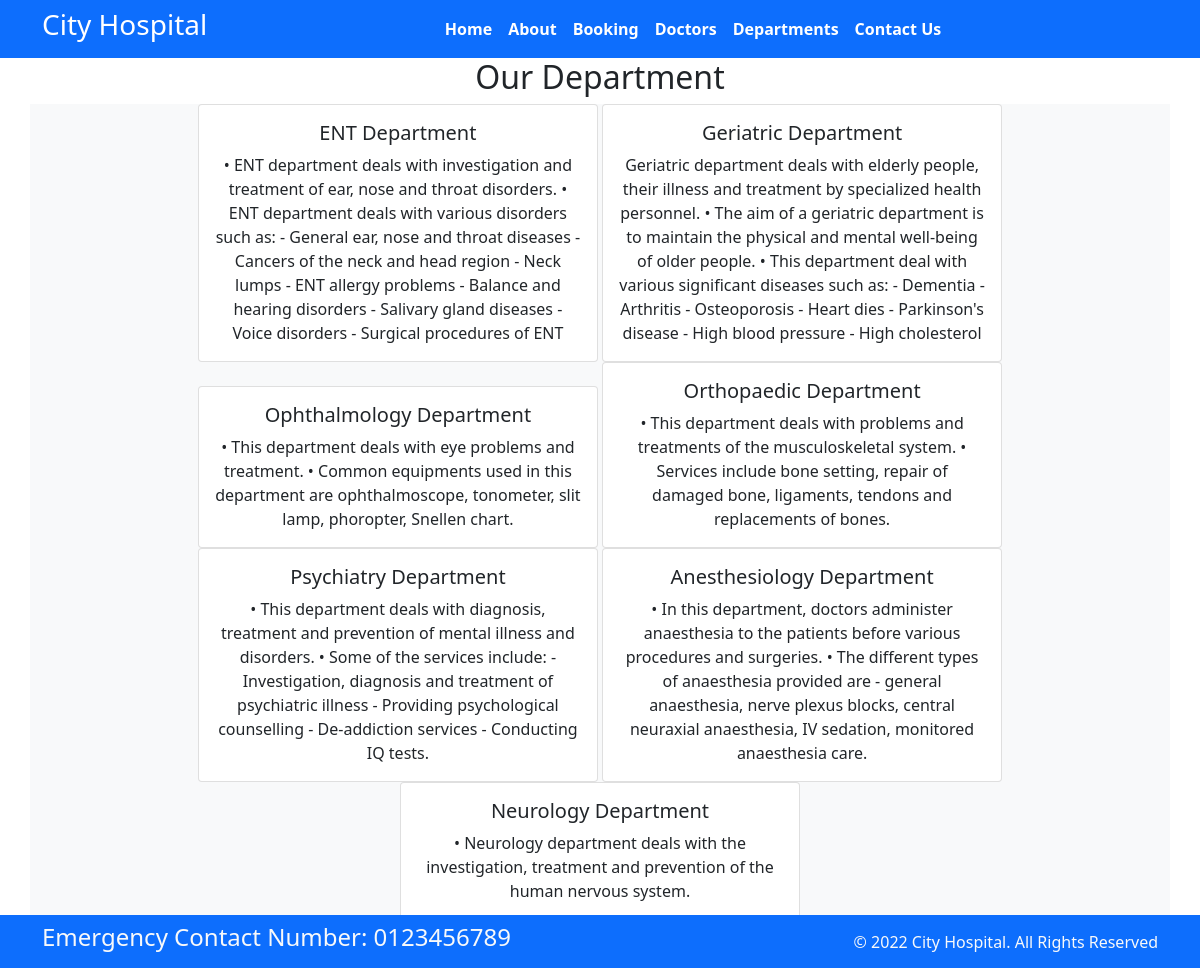
Screenshot of /departments/ with the database file from the repository.
### home/models.py (models this page shows, shortened)
class Departments(models.Model):
    dpt_name = models.CharField(max_length=100)
    det_decription = models.TextField()

### home/views.py (the view)
# urls.py: path('departments/',views.departments,name="departments"),
def departments(request):
    dict_dpt={
        'dept':Departments.objects.all()
    }
    return render(request,'departments.html',dict_dpt)

### templates/departments.html (shortened to what this page needs)
{%  extends 'base.html' %}
{% block content %}
<h2 class="text-center">Our Department</h2>
<div class="container text-center bg-light mb-5">
    {% for i in dept%}
    <div class="card text-center" style="width: 25rem; display:inline-block">
        <div class="card-body">
            <h5 class="card-title">{{i.dpt_name}}</h5>
            <p class="card-text">{{i.det_decription}}</p>
        </div>
    </div>
    {% endfor %}
</div>
{% endblock %}

### rows the page displays
Departments: dpt_name "ENT Department", det_decription "• ENT department deals with investigation and treatment of ear, nose and throat disorders. • ENT department deals with various disorders such as: - General ear, nose and throat diseases - Cancers of the neck and head region - Neck lumps - ENT allergy problems - Balance and hearing disorders - Salivary gland diseases - Voice disorders - Surgical procedures of ENT"
Departments: dpt_name "Geriatric Department", det_decription "Geriatric department deals with elderly people, their illness and treatment by specialized health personnel. • The aim of a geriatric department is to maintain the physical and mental well-being of older people. • This department deal with various significant diseases such as: - Dementia - Arthritis - Osteoporosis - Heart dies - Parkinson's disease - High blood pressure - High cholesterol"
Departments: dpt_name "Ophthalmology Department", det_decription "• This department deals with eye problems and treatment. • Common equipments used in this department are ophthalmoscope, tonometer, slit lamp, phoropter, Snellen chart."
Departments: dpt_name "Orthopaedic Department", det_decription "• This department deals with problems and treatments of the musculoskeletal system. • Services include bone setting, repair of damaged bone, ligaments, tendons and replacements of bones."
Departments: dpt_name "Psychiatry Department", det_decription "• This department deals with diagnosis, treatment and prevention of mental illness and disorders. • Some of the services include: - Investigation, diagnosis and treatment of psychiatric illness - Providing psychological counselling - De-addiction services - Conducting IQ tests."
Departments: dpt_name "Anesthesiology Department", det_decription "• In this department, doctors administer anaesthesia to the patients before various procedures and surgeries. • The different types of anaesthesia provided are - general anaesthesia, nerve plexus blocks, central neuraxial anaesthesia, IV sedation, monitored anaesthesia care."
Departments: dpt_name "Neurology Department", det_decription "• Neurology department deals with the investigation, treatment and prevention of the human nervous system."
